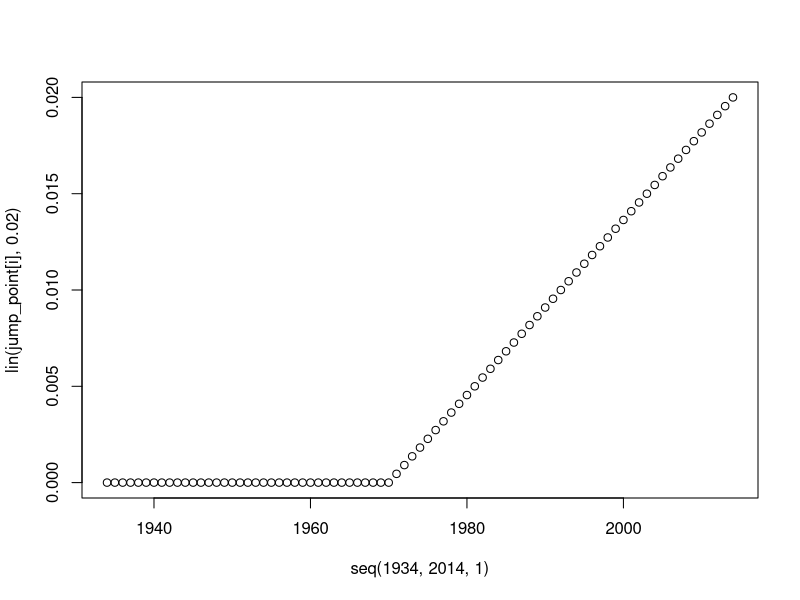
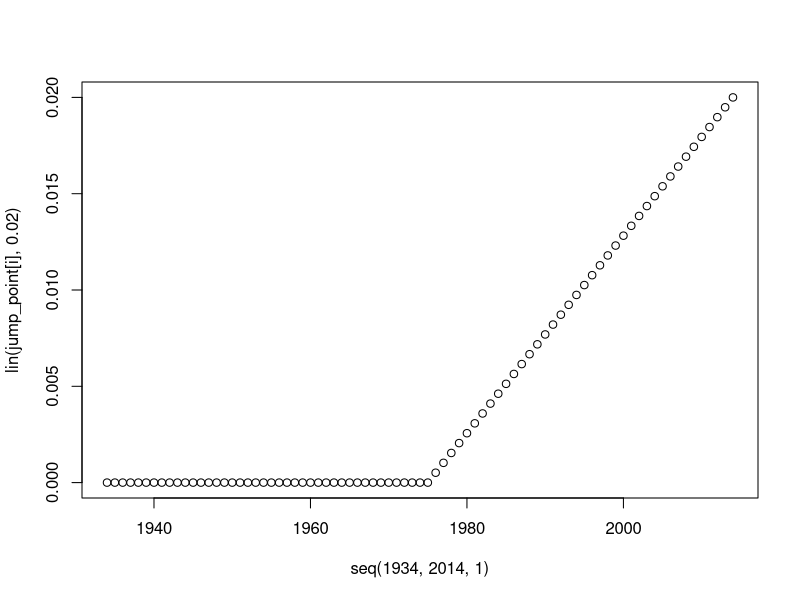
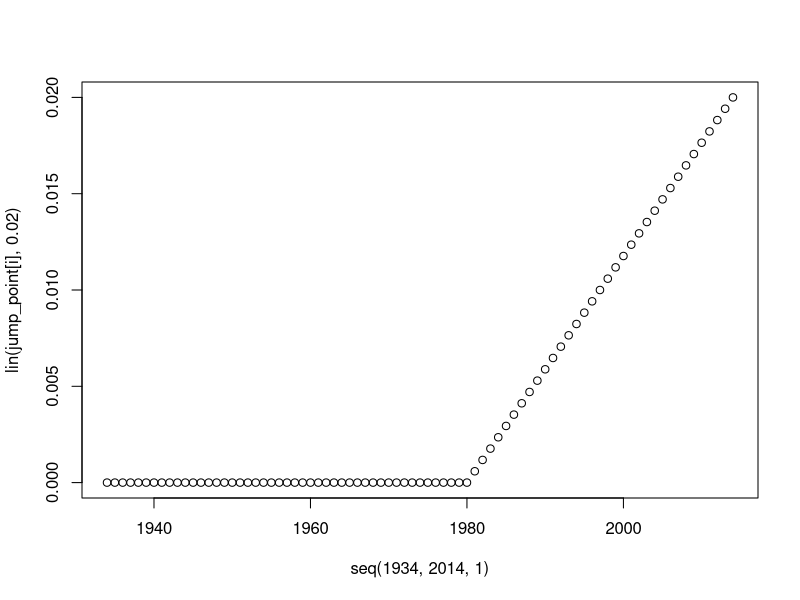
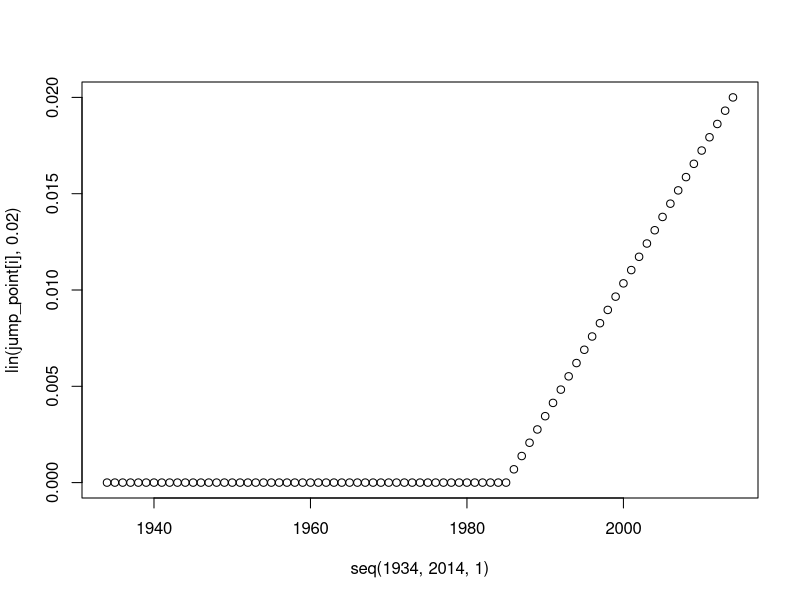
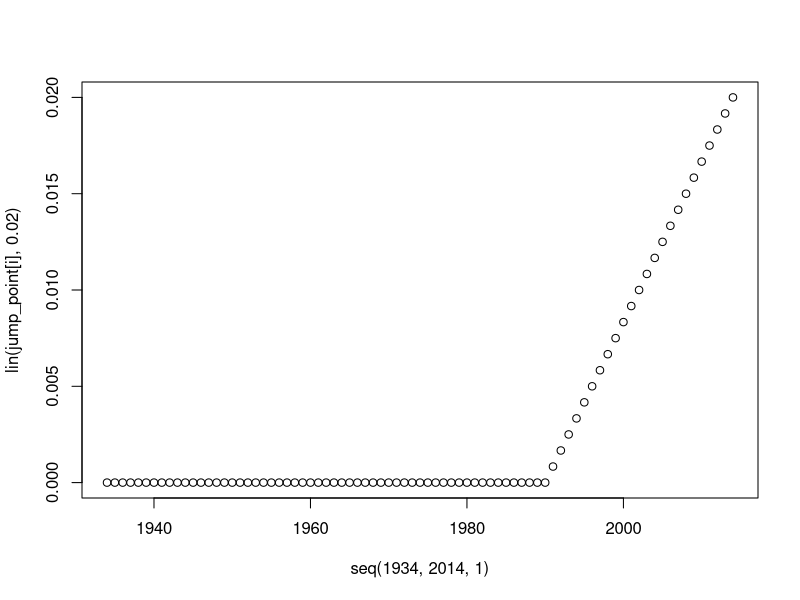
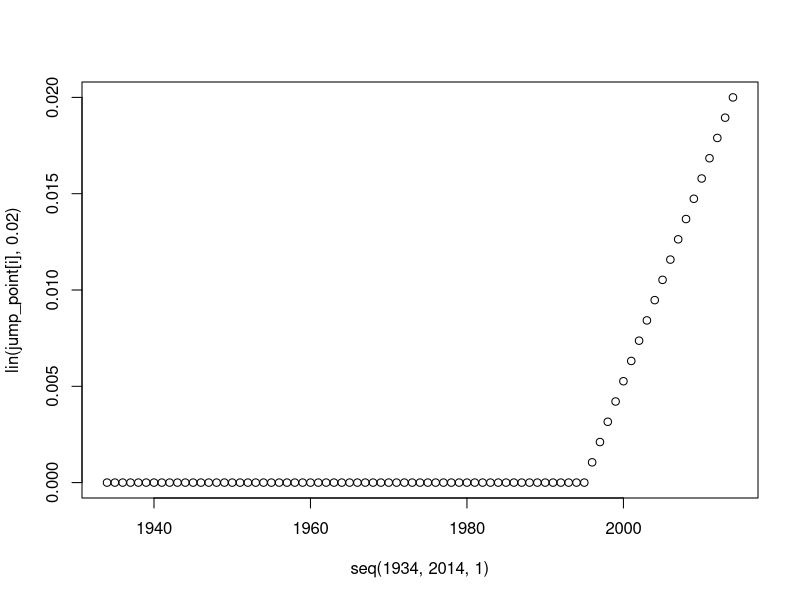
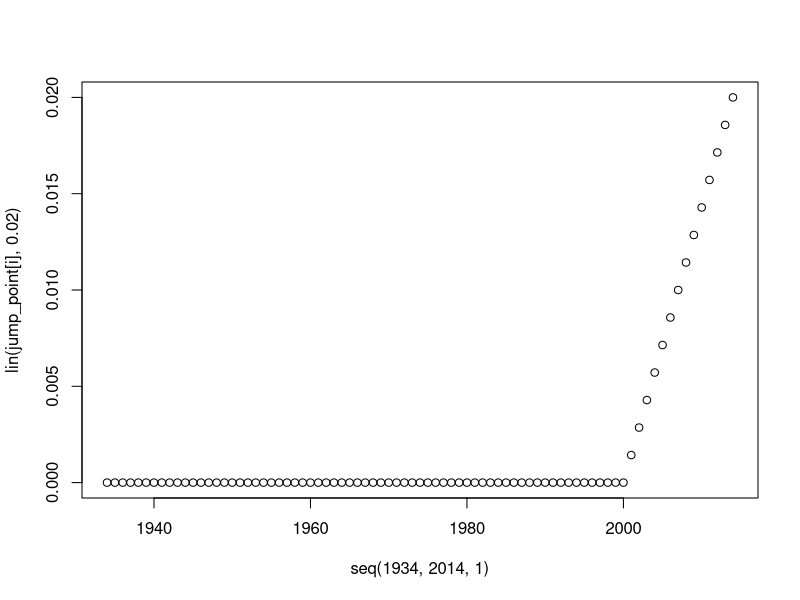
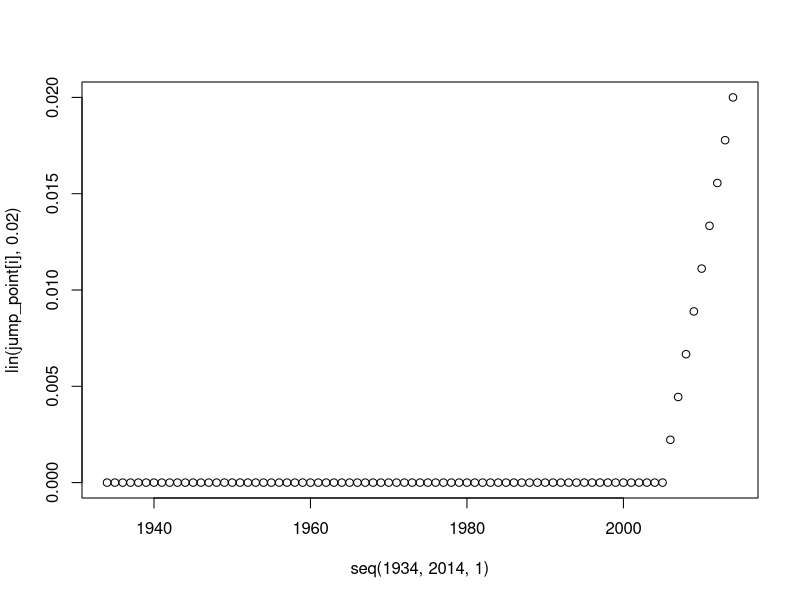

Here is the R script that generated these plots, in order:
### Generate the trends in MDR to use
# stores as csv to be read in for others
# Linear
# Sigmoid
# Quadratic

library(ggplot2)

#### Linear curves to use *****####*****####*****####*****####*****####*****####*****####*****####*****####*****####*****####*****####*****####*****####*****####*****####*****####*****####*****####*****####*****####*****####
lin <- function(jump, max){c(rep(0,jump-1934),seq(0,max,length=(2014-(jump-1))))}
save_lin <- c()
index = 1
jump_point <- seq(1970,2010,5)

for(i in 1:length(jump_point)){
  plot(  seq(1934,2014,1),lin(jump_point[i],0.02) )
  save_lin <- rbind(save_lin,
                    cbind(index, i, jump_point[i],seq(1934,2014,1),lin(jump_point[i],0.02)))
  index = index + 1
}

save_lin <- as.data.frame(save_lin)
colnames(save_lin) <-c("index","i","jump","year","out")
save_lin$tilt <- 0
save_lin$type <- 0

#### Quadratic curves to use*****####*****####*****####*****####*****####*****####*****####*****####*****####*****####*****####*****####*****####*****####*****####*****####*****####*****####*****####*****####*****##
quad <- function(x,maxv){ 
  ll <-length(x)
  if(ll < 81){
    ff <- maxv/(ll^2)*(x^2)
    ff2 <- c(matrix(0,81-ll,1),ff)
  }else{ff2 <- maxv/(ll^2)*(x^2)}
  # 
  # 
  # w<-which( x < when)
  # if(length(w)>0){
  #   print("here")
  #   ff <- matrix(0,length(w),1)
  #   ff2 <-c(ff,max/((80-when)^2)*(x[w]^2))
  # } else{ ff2 <-max/((80-when)^2)*(x^2) }
  return(ff2)
} 


plot( seq(1934,2014,1),quad(seq(0,50,1),0.02))

# when increase after 1934? 1975, 1980, 1985, 1990, 1995, 2000
lengthx = seq(5,40,1)

save_quads <- c()
index = 1
for(i in 1:length(lengthx)){
  plot(  seq(1934,2014,1),quad(seq(0,lengthx[i],1),0.02))
  
  if(quad(seq(0,lengthx[i],1),0.02)[37] < 0.0002){
    if(quad(seq(0,lengthx[i],1),0.02)[81] > (0.02-0.002)){
      save_quads <- rbind(save_quads,
                          cbind(index,i,seq(1934,2014,1),quad(seq(0,lengthx[i],1),0.02)))
      index = index + 1
    }
  }
  
}

save_quads <- as.data.frame(save_quads)
colnames(save_quads) <-c("index","i","year","out")

ggplot(save_quads, aes(x=year,y=out,group=index, colour=index)) +  
  geom_line() +  geom_vline(xintercept = 1970)

#### Sigmoid curves to use *****####*****####*****####*****####*****####*****####*****####*****####*****####*****####*****####*****####*****####*****####*****####*****####*****####*****####*****####*****####*****####*****####*****####
sigm <- function(x,delta,max,B=1){ max/(1+exp(-B*(x-delta)))} 

# when increase after 1934? 1975, 1980, 1985, 1990, 1995, 2000
jump_point <- seq(41,76,1) #c(41,46,51,56,61,66,71,76)
# tilt-how much of a gradient?
tilt <-seq(0.01,2,0.05)

save_jps <- c()
index = 1
for(i in 1:length(jump_point)){
  plot(  seq(1934,2014,1),sigm(seq(0,80,1),jump_point[i],0.02,1))
  
  for(j in 1:length(tilt)){
    points(seq(1934,2014,1),sigm(seq(0,80,1),jump_point[i],0.02,tilt[j]),type="l")
    abline(v = 1970,lty="dashed")
    if(sigm(seq(0,80,1),jump_point[i],0.02,tilt[j])[37] < 0.0002){
      if(sigm(seq(0,80,1),jump_point[i],0.02,tilt[j])[81] > (0.02-0.002)){
        save_jps <- rbind(save_jps,
                          cbind(index, i,j,seq(1934,2014,1),sigm(seq(0,80,1),jump_point[i],0.02,tilt[j])))
        index = index + 1
      }
    }
    
  }
}
save_jps <- as.data.frame(save_jps)
colnames(save_jps) <-c("index","jump","tilt","year","out")

ggplot(save_jps, aes(x=year,y=out,group=index,colour = factor(tilt))) + 
  geom_line() + facet_wrap(~jump) + geom_vline(xintercept = 1970)

ggplot(save_jps, aes(x=year,y=out,group=index,colour = factor(tilt))) + 
  geom_line() +  geom_vline(xintercept = 1970)



#### Plateuing sigmoid curves (double sigmoid)*****####*****####*****####*****####*****####*****####*****####*****####*****####*****####*****####*****####*****####*****####*****####*****####*****####*****####*****####*****####*****####*****####
## fdsig-base(t)=1 / 1+exp(−a′1(t−t′mid1))11+exp(−a′2(t−t′mid2)). From "Sicegar" package
# I(t)=(Imax−Iinite−a1(t−tmid1)+1+Iinit)(1−Ifinalea2(t−tmid2)+1+Ifinal)
sigm_plateau <- function(x, delta1, delta2, max, final, A = 1, B = 1){ (max / (1 + exp(-A*(x-delta1))) ) * (final + (1 - final)/(1 + exp(B*(x-delta2)) ))} 
inv_sigm <- function(x, delta2, B, final){ (final + (1 - final)/(1 + exp(B*(x-delta2)) ))}

plot(  seq(1934,2014,1),sigm_plateau(seq(0,80,1),jump_point[1], (15 + jump_point[1]),0.05, 0.02 / 0.05, 0.5,0.5), type = "l")
abline(v = 1970,lty="dashed")

# variables = gap in when drop happens // max height (up to 10 times higher?) // tilt for each side

# when increase after 1934? 1975, 1980, 1985, 1990, 1995, 2000
jump_point <- c(41,46,51,56,61,66,71,76) # do every 5 years
# tilt-how much of a gradient?
tilt <-seq(0.01,2,0.2) # halve the gap
# gap
gap <- seq(15,25,5) # less than 15 is not a real jump
# height
heig <- seq(2,4,1)


save_jps_plat <- c()
index = 1
for(i in 1:length(jump_point)){
  #  plot(  seq(1934,2014,1),sigm_plateau(seq(0,80,1),jump_point[1], (10 + jump_point[1]),0.05, 0.02 / 0.05, 5,5))
  #  abline(v = 1970,lty="dashed")
  
  for(j in 1:length(tilt)){
    for(k in 1:length(tilt)){
      for(g in 1:length(gap)){
        for(h in 1:length(heig)){
          sg <- sigm_plateau(seq(0,80,1),jump_point[i], (gap[g] + jump_point[i]),heig[h] * 0.02, 0.02 / (heig[h]*0.02), tilt[j],tilt[k])
          # points(seq(1934,2014,1),sg,type="l")
          
          if(sg[37] < 0.0002){
            if(sg[81] > (0.02-0.002)){
              if(sg[81] < (0.02+0.002)){
                save_jps_plat <- rbind(save_jps_plat,
                                  cbind(index, i,j,k,g,h,seq(1934,2014,1),sg))
                index = index + 1
              }
            }
          }
        }
      }
    }
  }
}
save_jps_plat <- as.data.frame(save_jps_plat)
colnames(save_jps_plat) <-c("index","jump","tilt1","tilt2","dist_up","max_up","year","out")

ggplot(save_jps_plat, aes(x=year,y=out,group=index,colour = interaction(factor(tilt1), factor(tilt2)))) + 
  geom_line() + facet_wrap(~jump) + geom_vline(xintercept = 1970)

ggplot(save_jps_plat, aes(x=year,y=out,group=index,colour = factor(tilt1))) + 
  geom_line() +  geom_vline(xintercept = 1970)

##*********** Together ************************************************************************************************************************************************************######
## Save
save_quads$tilt = 0
save_quads$jump = 0
save_jps$i = 0
save_jps$type = 2
save_quads$type = 3
save_quads$tilt1 = 0
save_quads$tilt2 = 0
save_quads$dist_up = 0
save_quads$max_up = 0

save_jps$tilt1 = 0
save_jps$tilt2 = 0
save_jps$dist_up = 0
save_jps$max_up = 0

save_lin$tilt1 = 0
save_lin$tilt2 = 0
save_lin$type = 1
save_lin$dist_up = 0
save_lin$max_up = 0

save_jps_plat$tilt = 0
save_jps_plat$i = 0
save_jps_plat$type = 4

save_curves <- rbind(save_lin, save_jps, save_quads, save_jps_plat)

setwd("~/Dropbox/MRC SD Fellowship/Research/MDR/Latent_MDR/Data/")
write.csv(save_curves,"lin_sig_quad_sigd_curves.csv")

ggplot(save_curves, aes(x=year, y = out, group = index)) + geom_line(aes(col=factor(type))) + 
  facet_wrap(~type, scales = "free") + geom_vline(xintercept = 1970)
ggsave("mdr_curves_lin_sig_quad_sigd.pdf")



